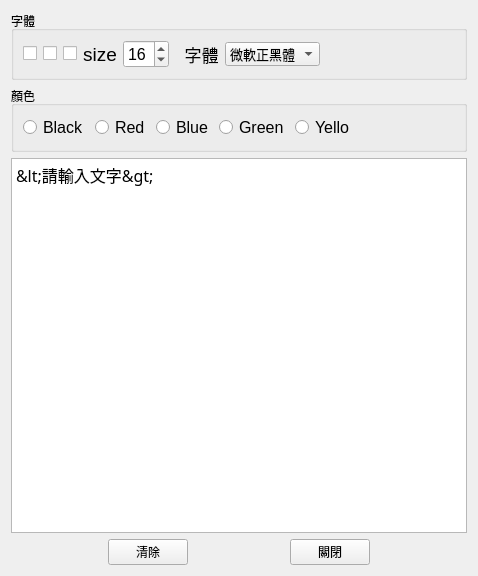
<?xml version="1.0" encoding="UTF-8"?>
<ui version="4.0">
 <class>Widget</class>
 <widget class="QWidget" name="Widget">
  <property name="geometry">
   <rect>
    <x>0</x>
    <y>0</y>
    <width>478</width>
    <height>576</height>
   </rect>
  </property>
  <property name="maximumSize">
   <size>
    <width>16777215</width>
    <height>16777215</height>
   </size>
  </property>
  <property name="windowTitle">
   <string>WordEditor</string>
  </property>
  <property name="windowIcon">
   <iconset resource="images.qrc">
    <normaloff>:/icon/images/icon.png</normaloff>:/icon/images/icon.png</iconset>
  </property>
  <layout class="QVBoxLayout" name="verticalLayout">
   <item>
    <widget class="QGroupBox" name="groupBox_Word">
     <property name="title">
      <string>字體</string>
     </property>
     <layout class="QHBoxLayout" name="horizontalLayout_2">
      <item>
       <widget class="QCheckBox" name="checkBox_Bold">
        <property name="text">
         <string/>
        </property>
        <property name="icon">
         <iconset resource="images.qrc">
          <normaloff>:/icon/images/bold.png</normaloff>:/icon/images/bold.png</iconset>
        </property>
        <property name="iconSize">
         <size>
          <width>40</width>
          <height>40</height>
         </size>
        </property>
       </widget>
      </item>
      <item>
       <widget class="QCheckBox" name="checkBox_Italic">
        <property name="text">
         <string/>
        </property>
        <property name="icon">
         <iconset resource="images.qrc">
          <normaloff>:/icon/images/italic.png</normaloff>:/icon/images/italic.png</iconset>
        </property>
        <property name="iconSize">
         <size>
          <width>40</width>
          <height>40</height>
         </size>
        </property>
       </widget>
      </item>
      <item>
       <widget class="QCheckBox" name="checkBox_Underline">
        <property name="text">
         <string/>
        </property>
        <property name="icon">
         <iconset resource="images.qrc">
          <normaloff>:/icon/images/underline.png</normaloff>:/icon/images/underline.png</iconset>
        </property>
        <property name="iconSize">
         <size>
          <width>40</width>
          <height>40</height>
         </size>
        </property>
       </widget>
      </item>
      <item>
       <widget class="QLabel" name="label">
        <property name="font">
         <font>
          <pointsize>14</pointsize>
         </font>
        </property>
        <property name="text">
         <string>size</string>
        </property>
        <property name="textFormat">
         <enum>Qt::AutoText</enum>
        </property>
        <property name="alignment">
         <set>Qt::AlignCenter</set>
        </property>
        <property name="textInteractionFlags">
         <set>Qt::LinksAccessibleByMouse</set>
        </property>
       </widget>
      </item>
      <item>
       <widget class="QSpinBox" name="spinBox_Size">
        <property name="font">
         <font>
          <pointsize>12</pointsize>
         </font>
        </property>
        <property name="minimum">
         <number>8</number>
        </property>
        <property name="maximum">
         <number>60</number>
        </property>
        <property name="value">
         <number>16</number>
        </property>
       </widget>
      </item>
      <item>
       <widget class="QLabel" name="label_2">
        <property name="font">
         <font>
          <pointsize>13</pointsize>
         </font>
        </property>
        <property name="text">
         <string>  字體</string>
        </property>
        <property name="textFormat">
         <enum>Qt::AutoText</enum>
        </property>
        <property name="alignment">
         <set>Qt::AlignCenter</set>
        </property>
        <property name="textInteractionFlags">
         <set>Qt::LinksAccessibleByMouse</set>
        </property>
       </widget>
      </item>
      <item>
       <widget class="QComboBox" name="comboBox">
        <property name="enabled">
         <bool>true</bool>
        </property>
        <property name="minimumSize">
         <size>
          <width>92</width>
          <height>24</height>
         </size>
        </property>
        <property name="font">
         <font>
          <pointsize>10</pointsize>
         </font>
        </property>
        <item>
         <property name="text">
          <string>微軟正黑體</string>
         </property>
        </item>
        <item>
         <property name="text">
          <string>標楷體</string>
         </property>
        </item>
        <item>
         <property name="text">
          <string>新細明體</string>
         </property>
        </item>
       </widget>
      </item>
      <item>
       <spacer name="horizontalSpacer_5">
        <property name="orientation">
         <enum>Qt::Horizontal</enum>
        </property>
        <property name="sizeHint" stdset="0">
         <size>
          <width>40</width>
          <height>20</height>
         </size>
        </property>
       </spacer>
      </item>
     </layout>
    </widget>
   </item>
   <item>
    <widget class="QGroupBox" name="groupBox_Color">
     <property name="title">
      <string>顏色</string>
     </property>
     <layout class="QHBoxLayout" name="horizontalLayout_3">
      <item>
       <widget class="QRadioButton" name="radioButton_Black">
        <property name="font">
         <font>
          <pointsize>12</pointsize>
         </font>
        </property>
        <property name="text">
         <string>Black</string>
        </property>
       </widget>
      </item>
      <item>
       <widget class="QRadioButton" name="radioButton_Red">
        <property name="font">
         <font>
          <pointsize>12</pointsize>
         </font>
        </property>
        <property name="text">
         <string>Red</string>
        </property>
       </widget>
      </item>
      <item>
       <widget class="QRadioButton" name="radioButton_Blue">
        <property name="font">
         <font>
          <pointsize>12</pointsize>
         </font>
        </property>
        <property name="text">
         <string>Blue</string>
        </property>
       </widget>
      </item>
      <item>
       <widget class="QRadioButton" name="radioButton_Green">
        <property name="font">
         <font>
          <pointsize>12</pointsize>
         </font>
        </property>
        <property name="text">
         <string>Green</string>
        </property>
       </widget>
      </item>
      <item>
       <widget class="QRadioButton" name="radioButton_Yellow">
        <property name="font">
         <font>
          <pointsize>12</pointsize>
         </font>
        </property>
        <property name="text">
         <string>Yello</string>
        </property>
       </widget>
      </item>
      <item>
       <spacer name="horizontalSpacer_3">
        <property name="orientation">
         <enum>Qt::Horizontal</enum>
        </property>
        <property name="sizeHint" stdset="0">
         <size>
          <width>40</width>
          <height>20</height>
         </size>
        </property>
       </spacer>
      </item>
     </layout>
    </widget>
   </item>
   <item>
    <widget class="QPlainTextEdit" name="plainTextEdit">
     <property name="font">
      <font>
       <family>微軟正黑體</family>
       <pointsize>12</pointsize>
      </font>
     </property>
     <property name="sizeAdjustPolicy">
      <enum>QAbstractScrollArea::AdjustIgnored</enum>
     </property>
     <property name="plainText">
      <string>&lt;請輸入文字&gt;</string>
     </property>
     <property name="tabStopDistance">
      <double>80.000000000000000</double>
     </property>
    </widget>
   </item>
   <item>
    <layout class="QHBoxLayout" name="horizontalLayout">
     <item>
      <spacer name="horizontalSpacer_2">
       <property name="orientation">
        <enum>Qt::Horizontal</enum>
       </property>
       <property name="sizeHint" stdset="0">
        <size>
         <width>40</width>
         <height>20</height>
        </size>
       </property>
      </spacer>
     </item>
     <item>
      <widget class="QPushButton" name="pushButton_Clear">
       <property name="text">
        <string>清除</string>
       </property>
      </widget>
     </item>
     <item>
      <spacer name="horizontalSpacer">
       <property name="orientation">
        <enum>Qt::Horizontal</enum>
       </property>
       <property name="sizeHint" stdset="0">
        <size>
         <width>40</width>
         <height>20</height>
        </size>
       </property>
      </spacer>
     </item>
     <item>
      <widget class="QPushButton" name="pushButton_Close">
       <property name="text">
        <string>關閉</string>
       </property>
      </widget>
     </item>
     <item>
      <spacer name="horizontalSpacer_4">
       <property name="orientation">
        <enum>Qt::Horizontal</enum>
       </property>
       <property name="sizeHint" stdset="0">
        <size>
         <width>40</width>
         <height>20</height>
        </size>
       </property>
      </spacer>
     </item>
    </layout>
   </item>
  </layout>
 </widget>
 <resources>
  <include location="images.qrc"/>
 </resources>
 <connections>
  <connection>
   <sender>pushButton_Close</sender>
   <signal>clicked()</signal>
   <receiver>Widget</receiver>
   <slot>close()</slot>
   <hints>
    <hint type="sourcelabel">
     <x>439</x>
     <y>705</y>
    </hint>
    <hint type="destinationlabel">
     <x>289</x>
     <y>362</y>
    </hint>
   </hints>
  </connection>
 </connections>
</ui>
